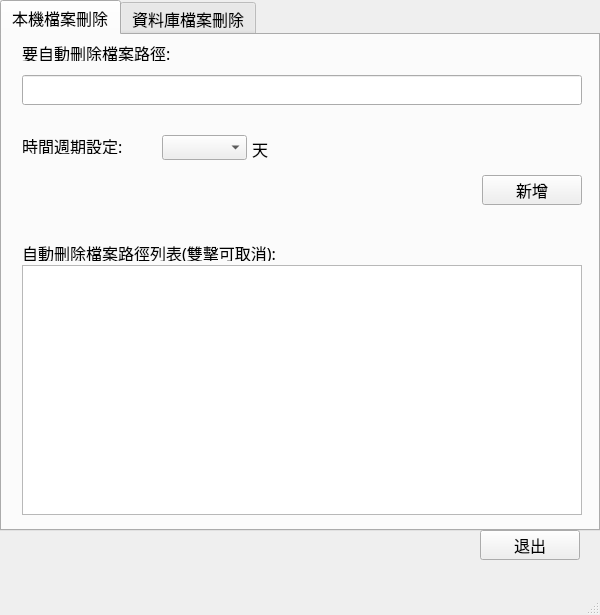
<?xml version="1.0" encoding="UTF-8"?>
<ui version="4.0">
 <class>MainWindow</class>
 <widget class="QMainWindow" name="MainWindow">
  <property name="enabled">
   <bool>true</bool>
  </property>
  <property name="geometry">
   <rect>
    <x>0</x>
    <y>0</y>
    <width>600</width>
    <height>615</height>
   </rect>
  </property>
  <property name="maximumSize">
   <size>
    <width>16777215</width>
    <height>16777215</height>
   </size>
  </property>
  <property name="font">
   <font>
    <family>標楷體</family>
    <pointsize>12</pointsize>
   </font>
  </property>
  <property name="windowTitle">
   <string>自動刪除檔案程式</string>
  </property>
  <widget class="QWidget" name="centralwidget">
   <widget class="QTabWidget" name="tabWidget">
    <property name="geometry">
     <rect>
      <x>0</x>
      <y>0</y>
      <width>600</width>
      <height>531</height>
     </rect>
    </property>
    <property name="font">
     <font>
      <family>標楷體</family>
      <pointsize>12</pointsize>
     </font>
    </property>
    <property name="currentIndex">
     <number>0</number>
    </property>
    <widget class="QWidget" name="pc_tab">
     <attribute name="title">
      <string>本機檔案刪除</string>
     </attribute>
     <widget class="QLabel" name="date_name">
      <property name="geometry">
       <rect>
        <x>250</x>
        <y>103</y>
        <width>47</width>
        <height>21</height>
       </rect>
      </property>
      <property name="font">
       <font>
        <family>標楷體</family>
        <pointsize>12</pointsize>
       </font>
      </property>
      <property name="text">
       <string>天</string>
      </property>
     </widget>
     <widget class="QPushButton" name="auto_remove_button">
      <property name="geometry">
       <rect>
        <x>480</x>
        <y>140</y>
        <width>100</width>
        <height>30</height>
       </rect>
      </property>
      <property name="font">
       <font>
        <family>標楷體</family>
        <pointsize>12</pointsize>
       </font>
      </property>
      <property name="text">
       <string>新增</string>
      </property>
     </widget>
     <widget class="QLabel" name="auto_remove_table">
      <property name="geometry">
       <rect>
        <x>20</x>
        <y>210</y>
        <width>500</width>
        <height>16</height>
       </rect>
      </property>
      <property name="font">
       <font>
        <family>標楷體</family>
        <pointsize>12</pointsize>
       </font>
      </property>
      <property name="text">
       <string>自動刪除檔案路徑列表(雙擊可取消):</string>
      </property>
     </widget>
     <widget class="QListWidget" name="listWidget">
      <property name="geometry">
       <rect>
        <x>20</x>
        <y>230</y>
        <width>560</width>
        <height>250</height>
       </rect>
      </property>
     </widget>
     <widget class="QLabel" name="auto_remove_path">
      <property name="geometry">
       <rect>
        <x>20</x>
        <y>10</y>
        <width>560</width>
        <height>16</height>
       </rect>
      </property>
      <property name="font">
       <font>
        <family>標楷體</family>
        <pointsize>12</pointsize>
       </font>
      </property>
      <property name="text">
       <string>要自動刪除檔案路徑:</string>
      </property>
     </widget>
     <widget class="QComboBox" name="date_setting_box">
      <property name="geometry">
       <rect>
        <x>160</x>
        <y>100</y>
        <width>85</width>
        <height>25</height>
       </rect>
      </property>
      <property name="font">
       <font>
        <family>標楷體</family>
        <pointsize>12</pointsize>
       </font>
      </property>
     </widget>
     <widget class="QLineEdit" name="lineEdit">
      <property name="geometry">
       <rect>
        <x>20</x>
        <y>40</y>
        <width>560</width>
        <height>30</height>
       </rect>
      </property>
      <property name="font">
       <font>
        <family>Times New Roman</family>
        <pointsize>12</pointsize>
       </font>
      </property>
     </widget>
     <widget class="QLabel" name="date_setting">
      <property name="geometry">
       <rect>
        <x>20</x>
        <y>103</y>
        <width>120</width>
        <height>16</height>
       </rect>
      </property>
      <property name="font">
       <font>
        <family>標楷體</family>
        <pointsize>12</pointsize>
       </font>
      </property>
      <property name="text">
       <string>時間週期設定:</string>
      </property>
     </widget>
    </widget>
    <widget class="QWidget" name="sql_tab">
     <attribute name="title">
      <string>資料庫檔案刪除</string>
     </attribute>
     <widget class="QLabel" name="label">
      <property name="geometry">
       <rect>
        <x>30</x>
        <y>55</y>
        <width>70</width>
        <height>16</height>
       </rect>
      </property>
      <property name="font">
       <font>
        <family>Times New Roman</family>
       </font>
      </property>
      <property name="text">
       <string>Server:</string>
      </property>
     </widget>
     <widget class="QLabel" name="label_2">
      <property name="geometry">
       <rect>
        <x>30</x>
        <y>125</y>
        <width>91</width>
        <height>16</height>
       </rect>
      </property>
      <property name="font">
       <font>
        <family>Times New Roman</family>
       </font>
      </property>
      <property name="text">
       <string>Username:</string>
      </property>
     </widget>
     <widget class="QLabel" name="label_3">
      <property name="geometry">
       <rect>
        <x>30</x>
        <y>195</y>
        <width>91</width>
        <height>16</height>
       </rect>
      </property>
      <property name="font">
       <font>
        <family>Times New Roman</family>
       </font>
      </property>
      <property name="text">
       <string>Password:</string>
      </property>
     </widget>
     <widget class="QLineEdit" name="serverLineEdit">
      <property name="geometry">
       <rect>
        <x>30</x>
        <y>80</y>
        <width>221</width>
        <height>30</height>
       </rect>
      </property>
     </widget>
     <widget class="QLineEdit" name="usernameLineEdit">
      <property name="geometry">
       <rect>
        <x>30</x>
        <y>150</y>
        <width>221</width>
        <height>30</height>
       </rect>
      </property>
     </widget>
     <widget class="QLineEdit" name="passwordLineEdit">
      <property name="geometry">
       <rect>
        <x>30</x>
        <y>220</y>
        <width>221</width>
        <height>30</height>
       </rect>
      </property>
     </widget>
     <widget class="QLineEdit" name="databaseLineEdit">
      <property name="geometry">
       <rect>
        <x>30</x>
        <y>290</y>
        <width>221</width>
        <height>30</height>
       </rect>
      </property>
     </widget>
     <widget class="QLabel" name="label_4">
      <property name="geometry">
       <rect>
        <x>30</x>
        <y>265</y>
        <width>111</width>
        <height>16</height>
       </rect>
      </property>
      <property name="font">
       <font>
        <family>Times New Roman</family>
       </font>
      </property>
      <property name="text">
       <string>Database:</string>
      </property>
     </widget>
     <widget class="QComboBox" name="database_date_setting_box">
      <property name="geometry">
       <rect>
        <x>30</x>
        <y>370</y>
        <width>85</width>
        <height>25</height>
       </rect>
      </property>
      <property name="font">
       <font>
        <family>標楷體</family>
        <pointsize>12</pointsize>
       </font>
      </property>
     </widget>
     <widget class="QPushButton" name="auto_remove_table_button">
      <property name="geometry">
       <rect>
        <x>150</x>
        <y>430</y>
        <width>100</width>
        <height>30</height>
       </rect>
      </property>
      <property name="font">
       <font>
        <family>標楷體</family>
        <pointsize>12</pointsize>
       </font>
      </property>
      <property name="text">
       <string>新增</string>
      </property>
     </widget>
     <widget class="QLabel" name="date_name_2">
      <property name="geometry">
       <rect>
        <x>150</x>
        <y>370</y>
        <width>47</width>
        <height>21</height>
       </rect>
      </property>
      <property name="font">
       <font>
        <family>標楷體</family>
        <pointsize>12</pointsize>
       </font>
      </property>
      <property name="text">
       <string>天</string>
      </property>
     </widget>
     <widget class="QLabel" name="date_setting_2">
      <property name="geometry">
       <rect>
        <x>30</x>
        <y>340</y>
        <width>120</width>
        <height>16</height>
       </rect>
      </property>
      <property name="font">
       <font>
        <family>標楷體</family>
        <pointsize>12</pointsize>
       </font>
      </property>
      <property name="text">
       <string>時間週期設定:</string>
      </property>
     </widget>
     <widget class="QListWidget" name="table_listWidget">
      <property name="geometry">
       <rect>
        <x>280</x>
        <y>39</y>
        <width>311</width>
        <height>421</height>
       </rect>
      </property>
     </widget>
     <widget class="QLabel" name="auto_remove_table_2">
      <property name="geometry">
       <rect>
        <x>280</x>
        <y>10</y>
        <width>311</width>
        <height>16</height>
       </rect>
      </property>
      <property name="font">
       <font>
        <family>標楷體</family>
        <pointsize>12</pointsize>
       </font>
      </property>
      <property name="text">
       <string>自動刪除資料表列表(雙擊可取消):</string>
      </property>
     </widget>
     <widget class="QLabel" name="label_5">
      <property name="geometry">
       <rect>
        <x>30</x>
        <y>10</y>
        <width>221</width>
        <height>16</height>
       </rect>
      </property>
      <property name="font">
       <font>
        <family>標楷體</family>
       </font>
      </property>
      <property name="text">
       <string>資料庫信息輸入</string>
      </property>
     </widget>
    </widget>
   </widget>
   <widget class="QPushButton" name="exit_program">
    <property name="geometry">
     <rect>
      <x>480</x>
      <y>530</y>
      <width>100</width>
      <height>30</height>
     </rect>
    </property>
    <property name="font">
     <font>
      <family>標楷體</family>
      <pointsize>12</pointsize>
     </font>
    </property>
    <property name="text">
     <string>退出</string>
    </property>
   </widget>
  </widget>
  <widget class="QMenuBar" name="menubar">
   <property name="geometry">
    <rect>
     <x>0</x>
     <y>0</y>
     <width>600</width>
     <height>25</height>
    </rect>
   </property>
  </widget>
  <widget class="QStatusBar" name="statusbar"/>
 </widget>
 <resources/>
 <connections/>
</ui>
